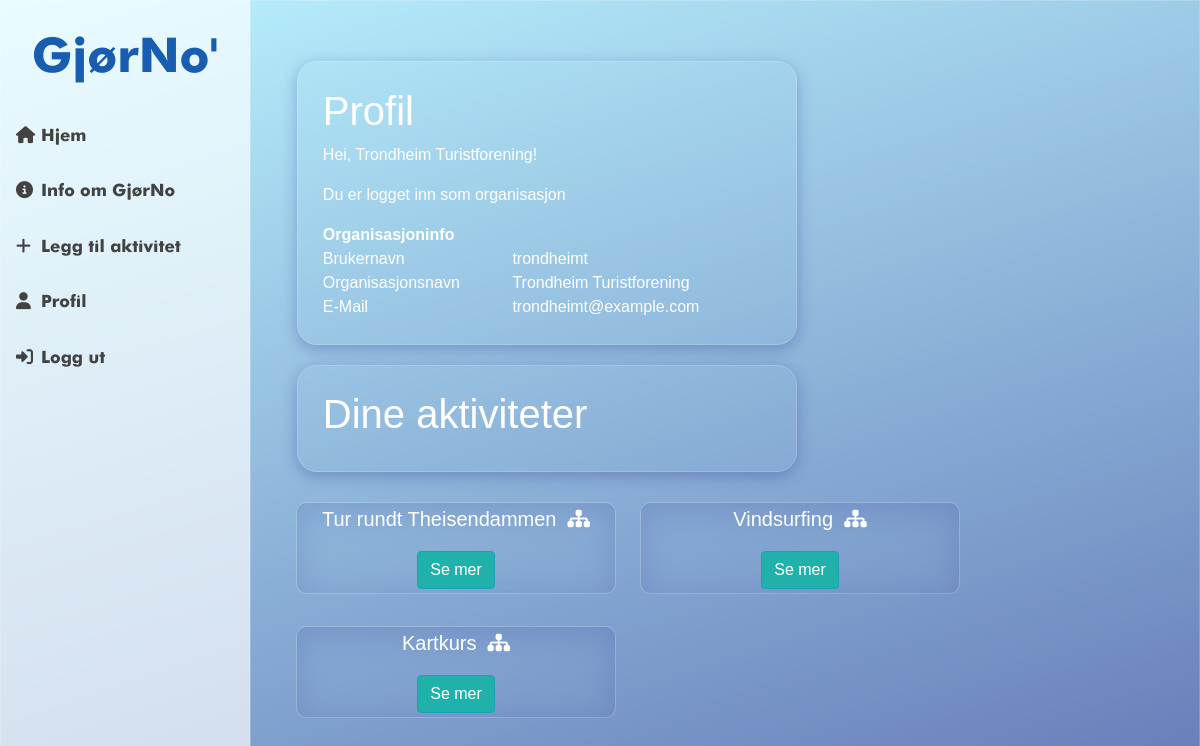
Page /user/ (signed in) on the committed database.
### page/models.py (models this page shows, shortened)
class OrgUser(models.Model):
    user = models.OneToOneField(User, null=True, on_delete=models.CASCADE)
    org_name = models.CharField(max_length=40)
    class Meta:
        app_label = 'auth'

class Activity(models.Model):
    user = models.ForeignKey(User, on_delete=models.CASCADE)
    title = models.CharField(max_length=200, verbose_name='tittel')
    description = models.TextField(max_length=1000, verbose_name='beskrivelse')
    PLACE_CHOICES = [
        ('U', 'Ute'),
        ('I', 'Inne'),
    ]
    place = models.CharField(max_length=1, choices=PLACE_CHOICES, default='U', verbose_name='sted')
    date = models.DateField(blank=True, null=True, verbose_name='dato')
    time = models.TimeField(blank=True, null=True, verbose_name='tidspunkt')
    PAID_CHOICES = [
        ('B', 'Betalt'),
        ('G', 'Gratis'),
    ]
    paid = models.CharField(max_length=1, choices=PAID_CHOICES, default='G', blank=True, null=True, verbose_name='betalt')
    favourites = models.ManyToManyField(
        User, related_name='favourite', default=None, blank=True)
    registrations = models.ManyToManyField(
        User, related_name='registration', default=None, blank=True)
    class Meta:
        verbose_name_plural = "activities"

### page/views.py (the view)
# urls.py: path('user/', views.user, name='page-user'),
def user(request):
    posts = Activity.objects.order_by("date")
    currentUser = (request.user)
    posts = posts.filter(user=currentUser)
    context = {
        'posts': posts,
        'title': 'Profil'
    }
    return render(request, 'page/user.html', context)

### page/templatetags/has_group.py (called while the page is built)
@register.filter(name='has_group')
def has_group(user, group_name):
    group = Group.objects.get(name=group_name)
    return True if group in user.groups.all() else False

### page/templates/page/user.html (shortened to what this page needs)
{% extends "page/base.html" %}
{% block content %}
<div class="animate__animated animate__fadeInUp">
   <div class="cont">
    <h1>Profil</h1>
    {% if user.is_authenticated %}
        {% load has_group %}
        {% if request.user|has_group:"Privatperson" %}
            <p>Hei {{ user.get_full_name }}!</p>
            <p>Du er logget inn som privatperson</p>
            <table style="width:100%">
                <tr>
                    <th>Brukerinfo</th>
                </tr>
                <tr>
                    <td>Brukernavn</td>
                    <td>{{ user.username }}</td>
                </tr>
                <tr>
                    <td>Fornavn</td>
                    <td>{{ user.get_short_name }}</td>
                </tr>
                <tr>
                    <td>Etternavn</td>
                    <td>{{ user.last_name }}</td>
                </tr>
                <tr>
                    <td>E-Mail</td>
                    <td>{{ user.email }}</td>
                </tr>
            </table>
        {% elif request.user|has_group:"Organisasjon"%}
            <p>Hei, {{ user.orguser.org_name }}!</p>
            <p>Du er logget inn som organisasjon</p>
            <table style="width:100%">
                <tr>
                    <th>Organisasjoninfo</th>
                </tr>
                <tr>
                    <td>Brukernavn</td>
                    <td>{{ user.username }}</td>
                </tr>
                <tr>
                    <td>Organisasjonsnavn</td>
                    <td>{{ user.orguser.org_name }}</td>
                </tr>
                <tr>
                    <td>E-Mail</td>
                    <td>{{ user.email }}</td>
                </tr>
            </table>
        {% else %}
            <p>Denne brukeren tilhører ingen gruppe</p>
        {% endif %}
    </div>
    <div class="cont">
            <h1>Dine aktiviteter</h1>
    </div>
    <div class="row row-cols-1 row-cols-md-3 g-4">
        {% for post in posts %}
        <div class="col-sm-*">
            <div class="card mr-4" style="width:20em">
                 {% if post.user|has_group:"Organisasjon" %}
                <h5 style="text-align: center; "class="card-title">{{ post.title }} &nbsp;<i class="fas fa-sitemap"></i></h5>
                {% else %}
                 <h5 style="text-align: center;" class="card-title">{{ post.title }} &nbsp;<i class="far fa-user"></i></h5>
                 {% endif %}
            <button onclick ="show_hide(reply_click({{ post.id }}))"class="btn btn-info">Se mer </button>
         </div>
    </div>
        {% endfor %}
    {% else %}
        <p>Du er ikke logget inn</p>
    {% endif %}
</div>
{% endblock content %}

### page/static/page/main.css (style rules this page uses)
* { margin: 0; padding: 0; box-sizing: border-box; list-style: none; text-decoration: none; font-family: 'Noto Sans JP', sans-serif; }
html, body { min-height: 100%; }
body { background: rgb(0,35,136); background: linear-gradient(342deg, rgba(0,35,136,1) 0%, rgba(140,236,255,1) 100%); height: 100%; }
.cont { margin-bottom: 20px; margin-left: -14px; }
.card-title { text-align: center !important; margin-top: 4px; }
.card { background: rgba( 255, 255, 255, 0.01 ); backdrop-filter: blur( 4.0px ); -webkit-backdrop-filter: blur( 4.0px ); -webkit-border-radius: 10px; border: 1px solid rgba( 255, 255, 255, 0.18 ); box-shadow: inset 0 8px 32px 0 rgba( 31, 38, 135, 0.17 ); display: inline-block !important; margin-bottom: 2em; text-align: center !important; }
.card button { margin-left: 37%; margin-right: 37%; margin-top: 8px; background-color: #20B2AA; }
.row { margin-top: 30px; }
.cont { background: rgba( 255, 255, 255, 0.0 ); box-shadow: 0 4px 16px 0 rgba( 31, 38, 135, 0.3 ); backdrop-filter: blur( 4.0px ); -webkit-backdrop-filter: blur( 4.0px ); border-radius: 20px; border: 1px solid rgba( 255, 255, 255, 0.18 ); color: #ffffff; min-width: 500px; max-width: 500px; padding: 3%; }
h1, h2, h3, h4, h5, h6 { color: #ffffff; }
.btn-info { margin-bottom: 4px !important; }

### rows in the picture
Activity: title "Tur rundt Theisendammen"
Activity: title "Vindsurfing"
Activity: title "Kartkurs"

### other values in the picture
{{ user.orguser.org_name }} "Trondheim Turistforening"
{{ user.username }} "trondheimt"
{{ user.email }} "trondheimt@example.com"
